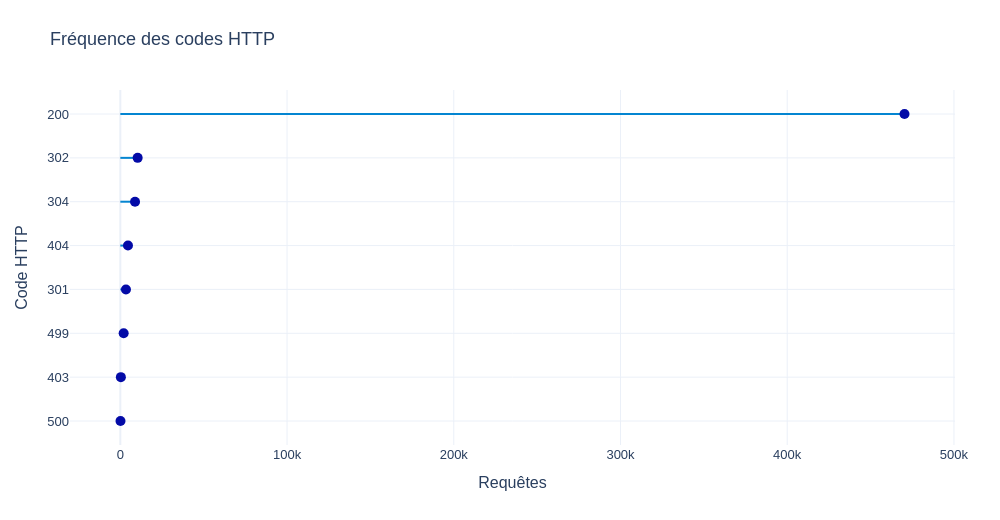

Notebook code cell kept with this figure:
### Markdown cell above
### <b><div style='padding:15px;background-color:#d8dcd6;color:#030aa7;font-size:120%;text-align: left'>Plotly</div></b>

### Code cell
ID_GRAPHIQUE = '01_04'
BIBLIOTHEQUE = 'plotly'
fig = go.Figure()
for r in a.itertuples(): fig.add_trace(go.Scatter(x=[0,r.n], y=[r.code,r.code], mode='lines', line_color=palette[6], showlegend=False))
fig.add_trace(go.Scatter(x=a.n, y=a.code, mode='markers', marker=dict(size=10,color=palette[0]), showlegend=False))
fig.update_layout(xaxis_title='Requêtes', yaxis_title='Code HTTP')
montrer_plotly(fig, 'Fréquence des codes HTTP')

### Figure 1 — Plotly figure (JSON) as saved in the notebook; plotly's stock layout.template omitted (floating-point values rounded to 4 significant figures)
{"data": [{"line": {"color": "#0485d1"}, "mode": "lines", "showlegend": false, "type": "scatter", "x": [0, 104], "y": ["500", "500"]}, {"line": {"color": "#0485d1"}, "mode": "lines", "showlegend": false, "type": "scatter", "x": [0, 320], "y": ["403", "403"]}, {"line": {"color": "#0485d1"}, "mode": "lines", "showlegend": false, "type": "scatter", "x": [0, 2000], "y": ["499", "499"]}, {"line": {"color": "#0485d1"}, "mode": "lines", "showlegend": false, "type": "scatter", "x": [0, 3374], "y": ["301", "301"]}, {"line": {"color": "#0485d1"}, "mode": "lines", "showlegend": false, "type": "scatter", "x": [0, 4588], "y": ["404", "404"]}, {"line": {"color": "#0485d1"}, "mode": "lines", "showlegend": false, "type": "scatter", "x": [0, 8826], "y": ["304", "304"]}, {"line": {"color": "#0485d1"}, "mode": "lines", "showlegend": false, "type": "scatter", "x": [0, 10389], "y": ["302", "302"]}, {"line": {"color": "#0485d1"}, "mode": "lines", "showlegend": false, "type": "scatter", "x": [0, 470348], "y": ["200", "200"]}, {"marker": {"color": "#030aa7", "size": 10}, "mode": "markers", "showlegend": false, "type": "scatter", "x": [104, 320, 2000, 3374, 4588, 8826, 10389, 470348], "y": ["500", "403", "499", "301", "404", "304", "302", "200"]}], "layout": {"font": {"family": "Arial", "size": 13}, "height": 520, "margin": {"b": 75, "l": 70, "r": 45, "t": 90}, "title": {"text": "Fréquence des codes HTTP"}, "width": 1000, "xaxis": {"title": {"text": "Requêtes"}}, "yaxis": {"title": {"text": "Code HTTP"}}}}
